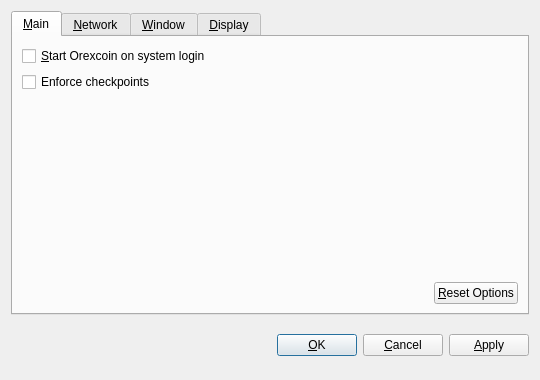
<?xml version="1.0" encoding="UTF-8"?>
<ui version="4.0">
 <class>OptionsDialog</class>
 <widget class="QDialog" name="OptionsDialog">
  <property name="geometry">
   <rect>
    <x>0</x>
    <y>0</y>
    <width>540</width>
    <height>380</height>
   </rect>
  </property>
  <property name="windowTitle">
   <string>Options</string>
  </property>
  <property name="modal">
   <bool>true</bool>
  </property>
  <layout class="QVBoxLayout" name="verticalLayout">
   <item>
    <widget class="QTabWidget" name="tabWidget">
     <property name="tabPosition">
      <enum>QTabWidget::North</enum>
     </property>
     <property name="currentIndex">
      <number>0</number>
     </property>
     <widget class="QWidget" name="tabMain">
      <attribute name="title">
       <string>&amp;Main</string>
      </attribute>
      <layout class="QVBoxLayout" name="verticalLayout_Main">
       <item>
        <widget class="QCheckBox" name="bitcoinAtStartup">
         <property name="toolTip">
          <string>Automatically start Orexcoin after logging in to the system.</string>
         </property>
         <property name="text">
          <string>&amp;Start Orexcoin on system login</string>
         </property>
        </widget>
       </item>
       <item>
        <widget class="QCheckBox" name="checkpointEnforce">
         <property name="toolTip">
          <string>Check this box to follow the centrally issued checkpoints.</string>
         </property>
         <property name="text">
          <string>Enforce checkpoints</string>
         </property>
        </widget>
       </item>
       <item>
        <spacer name="verticalSpacer_Main">
         <property name="orientation">
          <enum>Qt::Vertical</enum>
         </property>
         <property name="sizeHint" stdset="0">
          <size>
           <width>20</width>
           <height>40</height>
          </size>
         </property>
        </spacer>
       </item>
       <item>
        <layout class="QHBoxLayout" name="horizontalLayout_2_Main">
         <item>
          <spacer name="horizontalSpacer_2_Main">
           <property name="orientation">
            <enum>Qt::Horizontal</enum>
           </property>
           <property name="sizeHint" stdset="0">
            <size>
             <width>40</width>
             <height>20</height>
            </size>
           </property>
          </spacer>
         </item>
         <item>
          <widget class="QPushButton" name="resetButton">
           <property name="toolTip">
            <string>Reset all client options to default.</string>
           </property>
           <property name="text">
            <string>&amp;Reset Options</string>
           </property>
           <property name="autoDefault">
            <bool>false</bool>
           </property>
          </widget>
         </item>
        </layout>
       </item>
      </layout>
     </widget>
     <widget class="QWidget" name="tabNetwork">
      <attribute name="title">
       <string>&amp;Network</string>
      </attribute>
      <layout class="QVBoxLayout" name="verticalLayout_Network">
       <item>
        <widget class="QCheckBox" name="mapPortUpnp">
         <property name="toolTip">
          <string>Automatically open the Orexcoin client port on the router. This only works when your router supports UPnP and it is enabled.</string>
         </property>
         <property name="text">
          <string>Map port using &amp;UPnP</string>
         </property>
        </widget>
       </item>
       <item>
        <widget class="QCheckBox" name="connectSocks">
         <property name="toolTip">
          <string>Connect to the Orexcoin network through a SOCKS proxy (e.g. when connecting through Tor).</string>
         </property>
         <property name="text">
          <string>&amp;Connect through SOCKS proxy:</string>
         </property>
        </widget>
       </item>
       <item>
        <layout class="QHBoxLayout" name="horizontalLayout_Network">
         <item>
          <widget class="QLabel" name="proxyIpLabel">
           <property name="text">
            <string>Proxy &amp;IP:</string>
           </property>
           <property name="textFormat">
            <enum>Qt::PlainText</enum>
           </property>
           <property name="buddy">
            <cstring>proxyIp</cstring>
           </property>
          </widget>
         </item>
         <item>
          <widget class="QValidatedLineEdit" name="proxyIp">
           <property name="maximumSize">
            <size>
             <width>140</width>
             <height>16777215</height>
            </size>
           </property>
           <property name="toolTip">
            <string>IP address of the proxy (e.g. 127.0.0.1)</string>
           </property>
          </widget>
         </item>
         <item>
          <widget class="QLabel" name="proxyPortLabel">
           <property name="text">
            <string>&amp;Port:</string>
           </property>
           <property name="textFormat">
            <enum>Qt::PlainText</enum>
           </property>
           <property name="buddy">
            <cstring>proxyPort</cstring>
           </property>
          </widget>
         </item>
         <item>
          <widget class="QLineEdit" name="proxyPort">
           <property name="maximumSize">
            <size>
             <width>55</width>
             <height>16777215</height>
            </size>
           </property>
           <property name="toolTip">
            <string>Port of the proxy (e.g. 9050)</string>
           </property>
          </widget>
         </item>
         <item>
          <widget class="QLabel" name="socksVersionLabel">
           <property name="text">
            <string>SOCKS &amp;Version:</string>
           </property>
           <property name="textFormat">
            <enum>Qt::PlainText</enum>
           </property>
           <property name="buddy">
            <cstring>socksVersion</cstring>
           </property>
          </widget>
         </item>
         <item>
          <widget class="QValueComboBox" name="socksVersion">
           <property name="toolTip">
            <string>SOCKS version of the proxy (e.g. 5)</string>
           </property>
          </widget>
         </item>
         <item>
          <spacer name="horizontalSpacer_Network">
           <property name="orientation">
            <enum>Qt::Horizontal</enum>
           </property>
           <property name="sizeHint" stdset="0">
            <size>
             <width>40</width>
             <height>20</height>
            </size>
           </property>
          </spacer>
         </item>
        </layout>
       </item>
       <item>
        <spacer name="verticalSpacer_Network">
         <property name="orientation">
          <enum>Qt::Vertical</enum>
         </property>
         <property name="sizeHint" stdset="0">
          <size>
           <width>20</width>
           <height>40</height>
          </size>
         </property>
        </spacer>
       </item>
      </layout>
     </widget>
     <widget class="QWidget" name="tabWindow">
      <attribute name="title">
       <string>&amp;Window</string>
      </attribute>
      <layout class="QVBoxLayout" name="verticalLayout_Window">
       <item>
        <widget class="QCheckBox" name="minimizeToTray">
         <property name="toolTip">
          <string>Show only a tray icon after minimizing the window.</string>
         </property>
         <property name="text">
          <string>&amp;Minimize to the tray instead of the taskbar</string>
         </property>
        </widget>
       </item>
       <item>
        <widget class="QCheckBox" name="minimizeOnClose">
         <property name="toolTip">
          <string>Minimize instead of exit the application when the window is closed. When this option is enabled, the application will be closed only after selecting Quit in the menu.</string>
         </property>
         <property name="text">
          <string>M&amp;inimize on close</string>
         </property>
        </widget>
       </item>
       <item>
        <spacer name="verticalSpacer_Window">
         <property name="orientation">
          <enum>Qt::Vertical</enum>
         </property>
         <property name="sizeHint" stdset="0">
          <size>
           <width>20</width>
           <height>40</height>
          </size>
         </property>
        </spacer>
       </item>
      </layout>
     </widget>
     <widget class="QWidget" name="tabDisplay">
      <attribute name="title">
       <string>&amp;Display</string>
      </attribute>
      <layout class="QVBoxLayout" name="verticalLayout_Display">
       <item>
        <layout class="QHBoxLayout" name="horizontalLayout_1_Display">
         <item>
          <widget class="QLabel" name="langLabel">
           <property name="text">
            <string>User Interface &amp;language:</string>
           </property>
           <property name="textFormat">
            <enum>Qt::PlainText</enum>
           </property>
           <property name="buddy">
            <cstring>lang</cstring>
           </property>
          </widget>
         </item>
         <item>
          <widget class="QValueComboBox" name="lang">
           <property name="toolTip">
            <string>The user interface language can be set here. This setting will take effect after restarting Orexcoin.</string>
           </property>
          </widget>
         </item>
        </layout>
       </item>
       <item>
        <layout class="QHBoxLayout" name="horizontalLayout_2_Display">
         <item>
          <widget class="QLabel" name="unitLabel">
           <property name="text">
            <string>&amp;Unit to show amounts in:</string>
           </property>
           <property name="textFormat">
            <enum>Qt::PlainText</enum>
           </property>
           <property name="buddy">
            <cstring>unit</cstring>
           </property>
          </widget>
         </item>
         <item>
          <widget class="QValueComboBox" name="unit">
           <property name="toolTip">
            <string>Choose the default subdivision unit to show in the interface and when sending coins.</string>
           </property>
          </widget>
         </item>
        </layout>
       </item>
       <item>
        <widget class="QCheckBox" name="displayAddresses">
         <property name="toolTip">
          <string>Whether to show Orexcoin addresses in the transaction list or not.</string>
         </property>
         <property name="text">
          <string>&amp;Display addresses in transaction list</string>
         </property>
        </widget>
       </item>
       <item>
         <widget class="QCheckBox" name="coinControlFeatures">
           <property name="toolTip">
            <string>Whether to show coin control features or not.</string>
           </property>
           <property name="text">
            <string>Display coin &amp;control features (experts only!)</string>
           </property>
         </widget>
       </item>
       <item>
        <spacer name="verticalSpacer_Display">
         <property name="orientation">
          <enum>Qt::Vertical</enum>
         </property>
         <property name="sizeHint" stdset="0">
          <size>
           <width>20</width>
           <height>40</height>
          </size>
         </property>
        </spacer>
       </item>
      </layout>
     </widget>
    </widget>
   </item>
   <item>
    <layout class="QHBoxLayout" name="horizontalLayout_Buttons">
     <item>
      <spacer name="horizontalSpacer_1">
       <property name="orientation">
        <enum>Qt::Horizontal</enum>
       </property>
       <property name="sizeHint" stdset="0">
        <size>
         <width>40</width>
         <height>48</height>
        </size>
       </property>
      </spacer>
     </item>
     <item>
      <widget class="QLabel" name="statusLabel">
       <property name="font">
        <font>
         <weight>75</weight>
         <bold>true</bold>
        </font>
       </property>
       <property name="text">
        <string/>
       </property>
       <property name="textFormat">
        <enum>Qt::PlainText</enum>
       </property>
       <property name="wordWrap">
        <bool>true</bool>
       </property>
      </widget>
     </item>
     <item>
      <spacer name="horizontalSpacer_2">
       <property name="orientation">
        <enum>Qt::Horizontal</enum>
       </property>
       <property name="sizeHint" stdset="0">
        <size>
         <width>40</width>
         <height>48</height>
        </size>
       </property>
      </spacer>
     </item>
     <item>
      <widget class="QPushButton" name="okButton">
       <property name="text">
        <string>&amp;OK</string>
       </property>
      </widget>
     </item>
     <item>
      <widget class="QPushButton" name="cancelButton">
       <property name="text">
        <string>&amp;Cancel</string>
       </property>
       <property name="autoDefault">
        <bool>false</bool>
       </property>
      </widget>
     </item>
     <item>
      <widget class="QPushButton" name="applyButton">
       <property name="text">
        <string>&amp;Apply</string>
       </property>
       <property name="autoDefault">
        <bool>false</bool>
       </property>
      </widget>
     </item>
    </layout>
   </item>
  </layout>
 </widget>
 <customwidgets>
  <customwidget>
   <class>BitcoinAmountField</class>
   <extends>QSpinBox</extends>
   <header>bitcoinamountfield.h</header>
  </customwidget>
  <customwidget>
   <class>QValueComboBox</class>
   <extends>QComboBox</extends>
   <header>qvaluecombobox.h</header>
  </customwidget>
  <customwidget>
   <class>QValidatedLineEdit</class>
   <extends>QLineEdit</extends>
   <header>qvalidatedlineedit.h</header>
  </customwidget>
 </customwidgets>
 <resources/>
 <connections/>
</ui>
